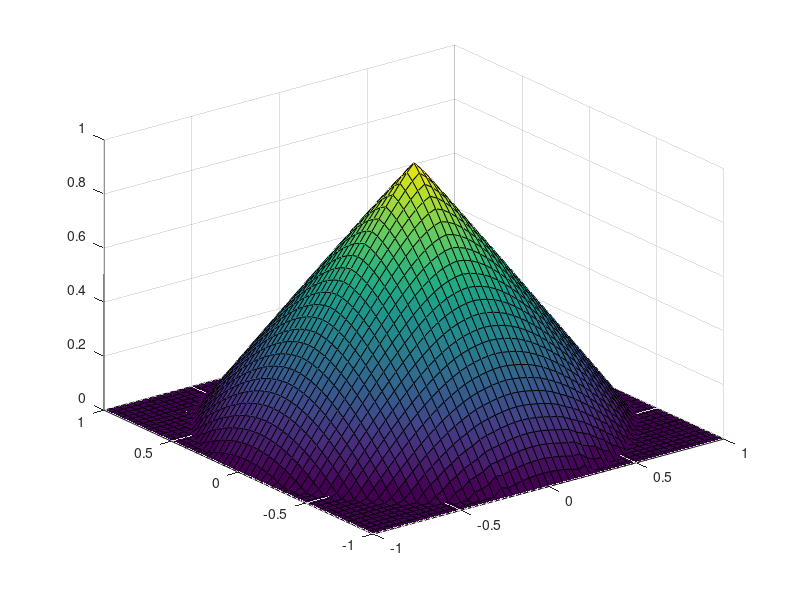

Here is the MATLAB script that generated this plot: (Note: this script raises an error after producing the figure.)
%%%%%%%%%%%%%%%%%%%%%%%%%%%%%%%%%%%%%%%%%%%%%%%%%%%
%    Upwind scheme for the 2D Eikonal equation    %                                                
%          on a circle - \Omega                   %  
%           |\Grad u| = 1 in \Omega               %
%               u = 0 on \Gamma                   %  
%                                                 %  
%                                                 %  
%%%%%%%%%%%%%%%%%%%%%%%%%%%%%%%%%%%%%%%%%%%%%%%%%%%
profile on;
clear;
close all;
format long;

% Domain
a = -1;
b = 1;
c = -1;
d = 1;

% No of Divisions 
N = 50;

% Space discretization
h = (b-a)/N;

% CFL Condition
%k = 0.01*h;

x = a:h:b;
y = c:h:d;

% Inout matrix describing the domain - circle.
inout = zeros(N+1);
for i = 1:N+1
    for j = 1:N+1
        if (x(i)^2 + y(j)^2 >= 1)
            inout(i,j) = 1;
        end
    end
end

u1 = zeros(N+1);
u = u1;

% Parameters
error = 100;
tol = 1e-16;
count = 0;
tic
while error>tol
    for i = 2:N
        for j = 2:N
            k = h;
            % If inside the domain
            if (inout(i,j) == 0)
                k = h;
                Dpx = (u(i+1,j) - u(i,j))/h;
                Dpy = (u(i,j+1) - u(i,j))/h;
                Dmx = (u(i-1,j) - u(i,j))/h;
                Dmy = (u(i,j-1) - u(i,j))/h;
                % TOP NO
                if (inout(i,j+1) == 1)
                    eps = sqrt(1- x(i)^2) - y(j);
                    if (eps<k)
                        k = eps;
                    end
                    Dpy = (- u(i,j))/eps;                                     
                    
                %BOTTOM NO    
                elseif (inout(i,j-1) == 1)
                    eps = y(j) + sqrt(1 - x(i)^2);
                    if (eps<k)
                        k = eps;
                    end
                    Dmy = -(u(i,j))/eps;                    
                                  
                %LEFT NO    
                elseif (inout(i-1,j) == 1)
                    eps = x(i) + sqrt(1 - y(j)^2); 
                    if (eps<k)
                        k = eps;
                    end
                    Dmx = -(u(i,j))/eps;
                    
                %RIGHT NO    
                elseif (inout(i+1,j) == 1)
                    eps = - x(i) + sqrt(1 - y(j)^2);
                    if (eps<k)
                        k = eps;
                    end
                    Dpx = (- u(i,j))/eps;                                        
                end
%                 Dx = min([Dpx,Dmx,0]);
%                 Dy = min([Dpy,Dmy,0]);
                Dx = Dpx;
                Dy = Dpy;
                if(Dmx < Dpx)
                    Dx = Dmx;
                elseif(0 < Dpx)
                    Dx = 0;
                end
                
                if(Dmy < Dpy)
                    Dy = Dmy;
                elseif(0 < Dpy)
                    Dy = 0;
                end
                H = sqrt(Dx^2+Dy^2)-1;
                
                k = 0.7*k;
                u1(i,j) = u(i,j) - k*H;
            end   
        end
    end
    
    error = max(max(abs(u1-u)));    
    u = u1;
    count = count+1;
    surf(x,y,u1);
    pause(0.1);
end
toc
profile viewer;